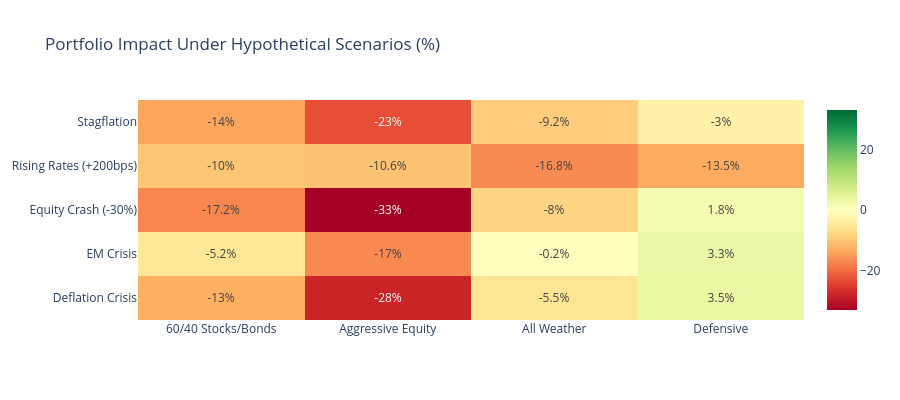

Notebook code cell kept with this figure:
### Markdown cell above
The scenario table is the fastest way to test whether a portfolio is accidentally concentrated
in one macro view, such as falling rates or benign inflation.

### Code cell
# Visualize scenario impacts
pivot_scenario = scenario_df.pivot(index="Scenario", columns="Portfolio", values="Impact")

fig = go.Figure(
    data=go.Heatmap(
        z=pivot_scenario.values,
        x=pivot_scenario.columns,
        y=pivot_scenario.index,
        colorscale="RdYlGn",
        zmid=0,
        text=np.round(pivot_scenario.values, 1),
        texttemplate="%{text}%",
    )
)

fig.update_layout(
    title="Portfolio Impact Under Hypothetical Scenarios (%)",
    height=400,
)
fig.show()

### Figure 1 — Plotly figure (JSON) as saved in the notebook; plotly's stock layout.template omitted (floating-point values rounded to 4 significant figures)
{"data": [{"colorscale": [[0.0, "rgb(165,0,38)"], [0.1, "rgb(215,48,39)"], [0.2, "rgb(244,109,67)"], [0.3, "rgb(253,174,97)"], [0.4, "rgb(254,224,139)"], [0.5, "rgb(255,255,191)"], [0.6, "rgb(217,239,139)"], [0.7, "rgb(166,217,106)"], [0.8, "rgb(102,189,99)"], [0.9, "rgb(26,152,80)"], [1.0, "rgb(0,104,55)"]], "text": [[-13.0, -28.0, -5.5, 3.5], [-5.2, -17.0, -0.2, 3.3], [-17.2, -33.0, -8.0, 1.8], [-10.0, -10.6, -16.8, -13.5], [-14.0, -23.0, -9.2, -3.0]], "texttemplate": "%{text}%", "type": "heatmap", "x": ["60/40 Stocks/Bonds", "Aggressive Equity", "All Weather", "Defensive"], "y": ["Deflation Crisis", "EM Crisis", "Equity Crash (-30%)", "Rising Rates (+200bps)", "Stagflation"], "z": [[-13.0, -28.0, -5.5, 3.5], [-5.2, -17.0, -0.25, 3.3], [-17.2, -33.0, -8.0, 1.8], [-10.0, -10.6, -16.75, -13.5], [-14.0, -23.0, -9.25, -3.0]], "zmid": 0}], "layout": {"height": 400, "title": {"text": "Portfolio Impact Under Hypothetical Scenarios (%)"}}}
